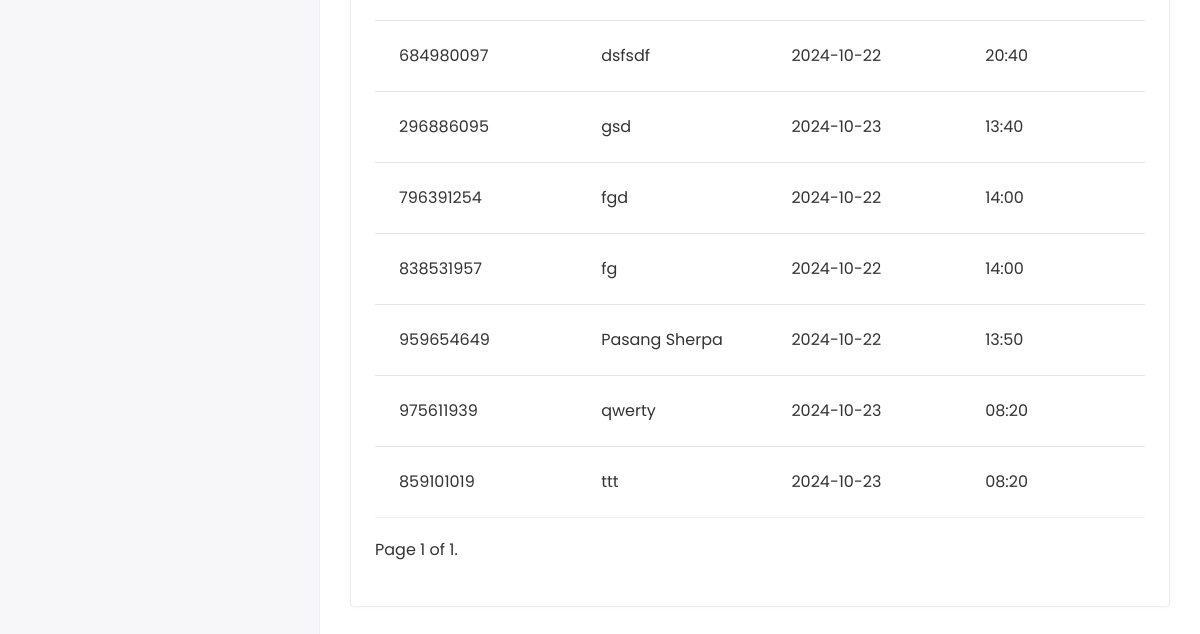
/Doctor/ViewAppointment (signed in, lower part), run on an earlier commit of the app's database.
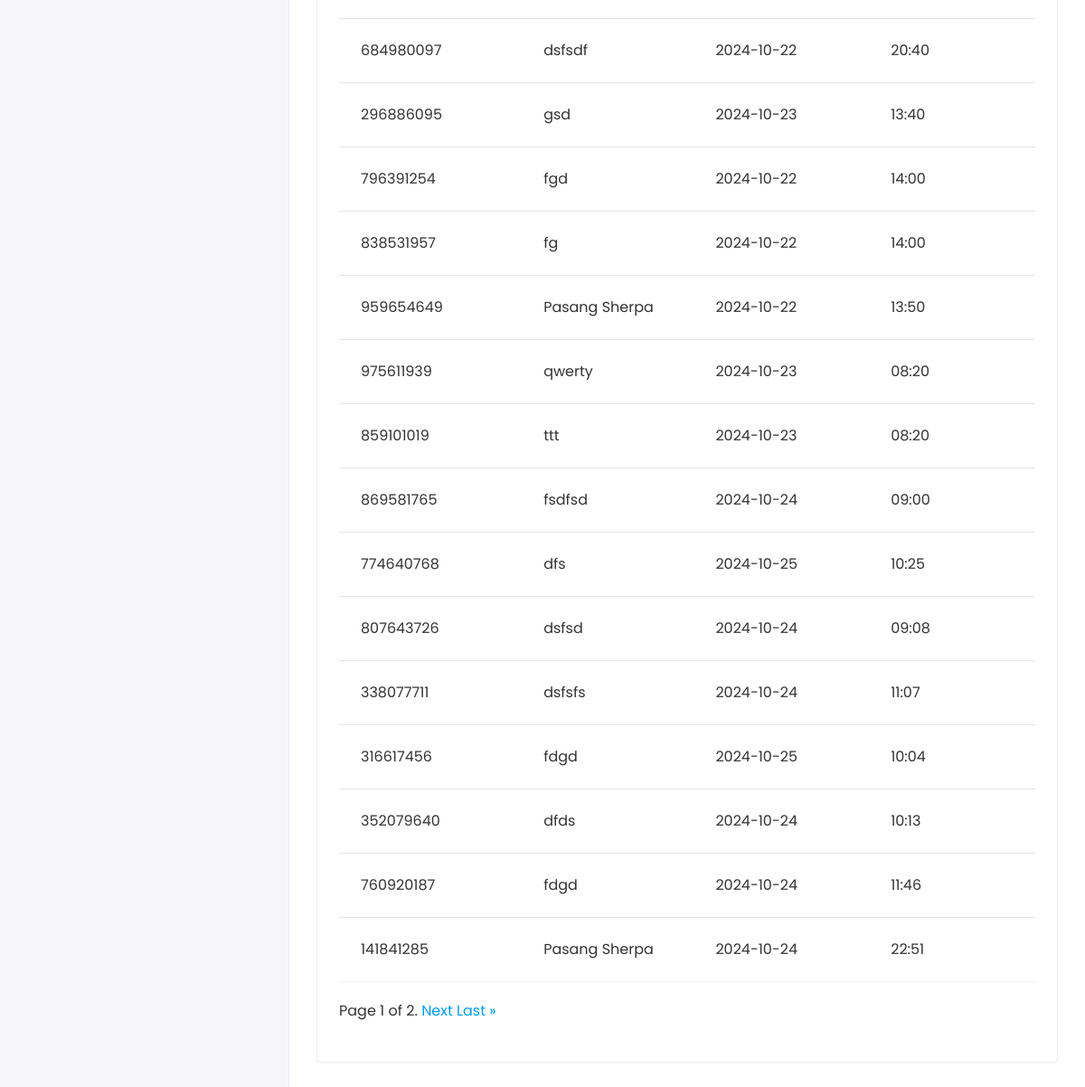
And on a later commit of the database.
### dasapp/models.py (models this page shows, shortened)
class Appointment(models.Model):
    appointmentnumber = models.IntegerField(default=0)
    fullname = models.CharField(max_length=250)
    mobilenumber = models.CharField(max_length=11)
    email = models.EmailField(max_length=100)
    address = models.CharField(max_length=200)
    age = models.IntegerField(max_length=2, default=0)
    gender = models.CharField(max_length=100)
    appointmenttype = models.CharField(max_length=100)
    date_of_appointment = models.CharField(max_length=250)
    time_of_appointment = models.CharField(max_length=250)
    doctor_id = models.ForeignKey(DoctorReg, on_delete=models.CASCADE)
    additional_msg = models.TextField(blank=True)
    remark = models.CharField(max_length=250, default=0)
    status = models.CharField(default=0, max_length=200)
    prescription = models.TextField(blank=True, default=0)
    recommendedtest = models.TextField(blank=True, default=0)
    created_at = models.DateTimeField(auto_now_add=True)
    updated_at = models.DateTimeField(auto_now=True)

### docappsystem/docviews.py (the view)
# urls.py: path("Doctor/ViewAppointment", docviews.View_Appointment, name="view_appointment"),
def View_Appointment(request):
    try:
        doctor_admin = request.user
        doctor_reg = DoctorReg.objects.get(admin=doctor_admin)
        view_appointment = Appointment.objects.filter(doctor_id=doctor_reg)
        paginator = Paginator(view_appointment, 20)  # Show 5 appointments per page
        page = request.GET.get("page")
        try:
            view_appointment = paginator.page(page)
        except PageNotAnInteger:
            view_appointment = paginator.page(1)
        except EmptyPage:
            view_appointment = paginator.page(paginator.num_pages)
        context = {"view_appointment": view_appointment}
    except Exception as e:
        context = {"error_message": str(e)}
    return render(request, "doc/view_appointment.html", context)

### templates/doc/view_appointment.html (shortened to what this page needs)
{% extends 'base.html' %}
{% block content %}
<div class="content container-fluid">
  <div class="row">
    <div class="col-sm-12">
      <div class="card card-table">
        <div class="card-body">
          <div class="table-responsive">
            <table class="table table-hover table-center mb-0 datatable">
              <tbody>
                {% for i in view_appointment %}
                <tr>
                  <td>{{i.appointmentnumber}}</td>
                  <td>{{i.fullname}}</td>
                  <td>{{i.date_of_appointment}}</td>
                  <td>{{i.time_of_appointment}}</td>
                </tr>
                {% endfor %}
              </tbody>
            </table>
            <div class="pagination"style="padding-top: 20px; padding-bottom: 20px; text-align: center;">
              <span class="step-links">
                <span class="current">
                  Page {{ view_appointment.number }} of {{ view_appointment.paginator.num_pages }}.
                </span>
                {% if view_appointment.has_next %}
                <a href="?page={{ view_appointment.next_page_number }}">Next</a>
                <a href="?page={{ view_appointment.paginator.num_pages }}">Last &raquo;</a>
                {% endif %}
              </span>
            </div>
          </div>
        </div>
      </div>
    </div>
  </div>
</div>
{% endblock %}

What changed in the data, as far as the page shows it:
added Appointment: appointmentnumber "869581765", fullname "fsdfsd", date_of_appointment "2024-10-24", time_of_appointment "09:00"
added Appointment: appointmentnumber "774640768", fullname "dfs", date_of_appointment "2024-10-25", time_of_appointment "10:25"
added Appointment: appointmentnumber "807643726", fullname "dsfsd", date_of_appointment "2024-10-24", time_of_appointment "09:08"
added Appointment: appointmentnumber "338077711", fullname "dsfsfs", date_of_appointment "2024-10-24", time_of_appointment "11:07"
added Appointment: appointmentnumber "316617456", fullname "fdgd", date_of_appointment "2024-10-25", time_of_appointment "10:04"
added Appointment: appointmentnumber "352079640", fullname "dfds", date_of_appointment "2024-10-24", time_of_appointment "10:13"
added Appointment: appointmentnumber "760920187", fullname "fdgd", date_of_appointment "2024-10-24", time_of_appointment "11:46"
added Appointment: appointmentnumber "141841285", fullname "Pasang Sherpa", date_of_appointment "2024-10-24", time_of_appointment "22:51"
Also different on the page:
{{ view_appointment.paginator.num_pages }}: "1" → "2"
text now shown: "Next Last »"
